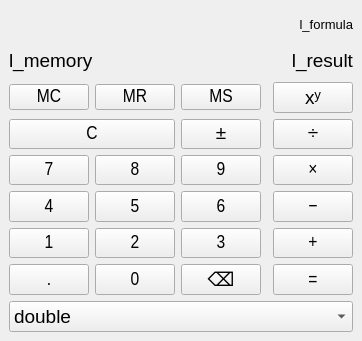
<?xml version="1.0" encoding="UTF-8"?>
<ui version="4.0">
 <class>MainWindow</class>
 <widget class="QMainWindow" name="MainWindow">
  <property name="geometry">
   <rect>
    <x>0</x>
    <y>0</y>
    <width>362</width>
    <height>341</height>
   </rect>
  </property>
  <property name="sizePolicy">
   <sizepolicy hsizetype="Preferred" vsizetype="Preferred">
    <horstretch>0</horstretch>
    <verstretch>0</verstretch>
   </sizepolicy>
  </property>
  <property name="font">
   <font>
    <pointsize>14</pointsize>
   </font>
  </property>
  <property name="windowTitle">
   <string>Калькулятор</string>
  </property>
  <widget class="QWidget" name="centralwidget">
   <layout class="QGridLayout" name="gridLayout" rowstretch="0,0,0,0,0,0,0,0,0,0,0" columnstretch="0,2,2,2,0,3">
    <item row="5" column="5">
     <widget class="QPushButton" name="tb_multiplicate">
      <property name="sizePolicy">
       <sizepolicy hsizetype="Expanding" vsizetype="Preferred">
        <horstretch>0</horstretch>
        <verstretch>0</verstretch>
       </sizepolicy>
      </property>
      <property name="minimumSize">
       <size>
        <width>0</width>
        <height>0</height>
       </size>
      </property>
      <property name="font">
       <font>
        <family>Arial Narrow</family>
        <pointsize>14</pointsize>
       </font>
      </property>
      <property name="text">
       <string>×</string>
      </property>
      <property name="shortcut">
       <string>*</string>
      </property>
     </widget>
    </item>
    <item row="1" column="1" colspan="5">
     <layout class="QHBoxLayout" name="horizontalLayout" stretch="0,1">
      <item>
       <widget class="QLabel" name="l_memory">
        <property name="sizePolicy">
         <sizepolicy hsizetype="Preferred" vsizetype="Preferred">
          <horstretch>0</horstretch>
          <verstretch>0</verstretch>
         </sizepolicy>
        </property>
        <property name="font">
         <font>
          <pointsize>14</pointsize>
         </font>
        </property>
        <property name="text">
         <string>l_memory</string>
        </property>
       </widget>
      </item>
      <item>
       <widget class="QLabel" name="l_result">
        <property name="sizePolicy">
         <sizepolicy hsizetype="Preferred" vsizetype="Preferred">
          <horstretch>0</horstretch>
          <verstretch>0</verstretch>
         </sizepolicy>
        </property>
        <property name="font">
         <font>
          <pointsize>14</pointsize>
         </font>
        </property>
        <property name="text">
         <string>l_result</string>
        </property>
        <property name="alignment">
         <set>Qt::AlignmentFlag::AlignRight|Qt::AlignmentFlag::AlignTrailing|Qt::AlignmentFlag::AlignVCenter</set>
        </property>
       </widget>
      </item>
     </layout>
    </item>
    <item row="4" column="1" colspan="2">
     <widget class="QPushButton" name="tb_reset">
      <property name="sizePolicy">
       <sizepolicy hsizetype="Preferred" vsizetype="Preferred">
        <horstretch>0</horstretch>
        <verstretch>0</verstretch>
       </sizepolicy>
      </property>
      <property name="minimumSize">
       <size>
        <width>0</width>
        <height>0</height>
       </size>
      </property>
      <property name="font">
       <font>
        <family>Arial Narrow</family>
        <pointsize>14</pointsize>
       </font>
      </property>
      <property name="text">
       <string>C</string>
      </property>
      <property name="shortcut">
       <string>Esc</string>
      </property>
     </widget>
    </item>
    <item row="2" column="3">
     <widget class="QPushButton" name="tb_ms">
      <property name="minimumSize">
       <size>
        <width>0</width>
        <height>0</height>
       </size>
      </property>
      <property name="font">
       <font>
        <family>Arial Narrow</family>
        <pointsize>14</pointsize>
       </font>
      </property>
      <property name="text">
       <string>MS</string>
      </property>
     </widget>
    </item>
    <item row="2" column="5">
     <widget class="QPushButton" name="tb_power">
      <property name="text">
       <string>xʸ</string>
      </property>
     </widget>
    </item>
    <item row="6" column="3">
     <widget class="QPushButton" name="tb_six">
      <property name="sizePolicy">
       <sizepolicy hsizetype="Preferred" vsizetype="Preferred">
        <horstretch>0</horstretch>
        <verstretch>0</verstretch>
       </sizepolicy>
      </property>
      <property name="minimumSize">
       <size>
        <width>0</width>
        <height>0</height>
       </size>
      </property>
      <property name="font">
       <font>
        <family>Arial Narrow</family>
        <pointsize>14</pointsize>
       </font>
      </property>
      <property name="text">
       <string>6</string>
      </property>
      <property name="shortcut">
       <string>6</string>
      </property>
     </widget>
    </item>
    <item row="0" column="1" colspan="5">
     <widget class="QLabel" name="l_formula">
      <property name="font">
       <font>
        <pointsize>10</pointsize>
       </font>
      </property>
      <property name="text">
       <string>l_formula</string>
      </property>
      <property name="alignment">
       <set>Qt::AlignmentFlag::AlignRight|Qt::AlignmentFlag::AlignTrailing|Qt::AlignmentFlag::AlignVCenter</set>
      </property>
     </widget>
    </item>
    <item row="6" column="5">
     <widget class="QPushButton" name="tb_substract">
      <property name="sizePolicy">
       <sizepolicy hsizetype="Preferred" vsizetype="Preferred">
        <horstretch>0</horstretch>
        <verstretch>0</verstretch>
       </sizepolicy>
      </property>
      <property name="minimumSize">
       <size>
        <width>0</width>
        <height>0</height>
       </size>
      </property>
      <property name="font">
       <font>
        <family>Arial Narrow</family>
        <pointsize>14</pointsize>
       </font>
      </property>
      <property name="text">
       <string>−</string>
      </property>
      <property name="shortcut">
       <string>-</string>
      </property>
     </widget>
    </item>
    <item row="9" column="5">
     <widget class="QPushButton" name="tb_equal">
      <property name="sizePolicy">
       <sizepolicy hsizetype="Preferred" vsizetype="Preferred">
        <horstretch>0</horstretch>
        <verstretch>0</verstretch>
       </sizepolicy>
      </property>
      <property name="minimumSize">
       <size>
        <width>0</width>
        <height>0</height>
       </size>
      </property>
      <property name="font">
       <font>
        <family>Arial Narrow</family>
        <pointsize>14</pointsize>
       </font>
      </property>
      <property name="text">
       <string>=</string>
      </property>
      <property name="shortcut">
       <string>Enter</string>
      </property>
     </widget>
    </item>
    <item row="8" column="1">
     <widget class="QPushButton" name="tb_one">
      <property name="sizePolicy">
       <sizepolicy hsizetype="Preferred" vsizetype="Preferred">
        <horstretch>0</horstretch>
        <verstretch>0</verstretch>
       </sizepolicy>
      </property>
      <property name="minimumSize">
       <size>
        <width>0</width>
        <height>0</height>
       </size>
      </property>
      <property name="font">
       <font>
        <family>Arial Narrow</family>
        <pointsize>14</pointsize>
       </font>
      </property>
      <property name="text">
       <string>1</string>
      </property>
      <property name="shortcut">
       <string>1</string>
      </property>
     </widget>
    </item>
    <item row="6" column="2">
     <widget class="QPushButton" name="tb_five">
      <property name="sizePolicy">
       <sizepolicy hsizetype="Preferred" vsizetype="Preferred">
        <horstretch>0</horstretch>
        <verstretch>0</verstretch>
       </sizepolicy>
      </property>
      <property name="minimumSize">
       <size>
        <width>0</width>
        <height>0</height>
       </size>
      </property>
      <property name="font">
       <font>
        <family>Arial Narrow</family>
        <pointsize>14</pointsize>
       </font>
      </property>
      <property name="text">
       <string>5</string>
      </property>
      <property name="shortcut">
       <string>5</string>
      </property>
     </widget>
    </item>
    <item row="8" column="5">
     <widget class="QPushButton" name="tb_add">
      <property name="sizePolicy">
       <sizepolicy hsizetype="Preferred" vsizetype="Preferred">
        <horstretch>0</horstretch>
        <verstretch>0</verstretch>
       </sizepolicy>
      </property>
      <property name="minimumSize">
       <size>
        <width>0</width>
        <height>0</height>
       </size>
      </property>
      <property name="font">
       <font>
        <family>Arial Narrow</family>
        <pointsize>14</pointsize>
       </font>
      </property>
      <property name="text">
       <string>+</string>
      </property>
      <property name="shortcut">
       <string>+</string>
      </property>
     </widget>
    </item>
    <item row="5" column="2">
     <widget class="QPushButton" name="tb_eight">
      <property name="sizePolicy">
       <sizepolicy hsizetype="Preferred" vsizetype="Preferred">
        <horstretch>0</horstretch>
        <verstretch>0</verstretch>
       </sizepolicy>
      </property>
      <property name="minimumSize">
       <size>
        <width>0</width>
        <height>0</height>
       </size>
      </property>
      <property name="font">
       <font>
        <family>Arial Narrow</family>
        <pointsize>14</pointsize>
       </font>
      </property>
      <property name="text">
       <string>8</string>
      </property>
      <property name="shortcut">
       <string>8</string>
      </property>
     </widget>
    </item>
    <item row="5" column="1">
     <widget class="QPushButton" name="tb_seven">
      <property name="sizePolicy">
       <sizepolicy hsizetype="Preferred" vsizetype="Preferred">
        <horstretch>0</horstretch>
        <verstretch>0</verstretch>
       </sizepolicy>
      </property>
      <property name="minimumSize">
       <size>
        <width>0</width>
        <height>0</height>
       </size>
      </property>
      <property name="font">
       <font>
        <family>Arial Narrow</family>
        <pointsize>14</pointsize>
       </font>
      </property>
      <property name="text">
       <string>7</string>
      </property>
      <property name="shortcut">
       <string>7</string>
      </property>
     </widget>
    </item>
    <item row="8" column="3">
     <widget class="QPushButton" name="tb_three">
      <property name="sizePolicy">
       <sizepolicy hsizetype="Preferred" vsizetype="Preferred">
        <horstretch>0</horstretch>
        <verstretch>0</verstretch>
       </sizepolicy>
      </property>
      <property name="minimumSize">
       <size>
        <width>0</width>
        <height>0</height>
       </size>
      </property>
      <property name="font">
       <font>
        <family>Arial Narrow</family>
        <pointsize>14</pointsize>
       </font>
      </property>
      <property name="text">
       <string>3</string>
      </property>
      <property name="shortcut">
       <string>3</string>
      </property>
     </widget>
    </item>
    <item row="9" column="2">
     <widget class="QPushButton" name="tb_zero">
      <property name="sizePolicy">
       <sizepolicy hsizetype="Preferred" vsizetype="Preferred">
        <horstretch>0</horstretch>
        <verstretch>0</verstretch>
       </sizepolicy>
      </property>
      <property name="minimumSize">
       <size>
        <width>0</width>
        <height>0</height>
       </size>
      </property>
      <property name="font">
       <font>
        <family>Arial Narrow</family>
        <pointsize>14</pointsize>
       </font>
      </property>
      <property name="text">
       <string>0</string>
      </property>
     </widget>
    </item>
    <item row="4" column="5">
     <widget class="QPushButton" name="tb_divide">
      <property name="sizePolicy">
       <sizepolicy hsizetype="Preferred" vsizetype="Preferred">
        <horstretch>0</horstretch>
        <verstretch>0</verstretch>
       </sizepolicy>
      </property>
      <property name="minimumSize">
       <size>
        <width>0</width>
        <height>0</height>
       </size>
      </property>
      <property name="font">
       <font>
        <family>Arial Narrow</family>
        <pointsize>14</pointsize>
       </font>
      </property>
      <property name="text">
       <string>÷</string>
      </property>
      <property name="shortcut">
       <string>/</string>
      </property>
     </widget>
    </item>
    <item row="6" column="1">
     <widget class="QPushButton" name="tb_four">
      <property name="sizePolicy">
       <sizepolicy hsizetype="Preferred" vsizetype="Preferred">
        <horstretch>0</horstretch>
        <verstretch>0</verstretch>
       </sizepolicy>
      </property>
      <property name="minimumSize">
       <size>
        <width>0</width>
        <height>0</height>
       </size>
      </property>
      <property name="font">
       <font>
        <family>Arial Narrow</family>
        <pointsize>14</pointsize>
       </font>
      </property>
      <property name="text">
       <string>4</string>
      </property>
      <property name="shortcut">
       <string>4</string>
      </property>
     </widget>
    </item>
    <item row="8" column="2">
     <widget class="QPushButton" name="tb_two">
      <property name="sizePolicy">
       <sizepolicy hsizetype="Preferred" vsizetype="Preferred">
        <horstretch>0</horstretch>
        <verstretch>0</verstretch>
       </sizepolicy>
      </property>
      <property name="minimumSize">
       <size>
        <width>0</width>
        <height>0</height>
       </size>
      </property>
      <property name="font">
       <font>
        <family>Arial Narrow</family>
        <pointsize>14</pointsize>
       </font>
      </property>
      <property name="text">
       <string>2</string>
      </property>
      <property name="shortcut">
       <string>2</string>
      </property>
     </widget>
    </item>
    <item row="4" column="3">
     <widget class="QPushButton" name="tb_negate">
      <property name="sizePolicy">
       <sizepolicy hsizetype="Preferred" vsizetype="Preferred">
        <horstretch>0</horstretch>
        <verstretch>0</verstretch>
       </sizepolicy>
      </property>
      <property name="minimumSize">
       <size>
        <width>0</width>
        <height>0</height>
       </size>
      </property>
      <property name="font">
       <font>
        <family>Arial Narrow</family>
        <pointsize>14</pointsize>
       </font>
      </property>
      <property name="text">
       <string>±</string>
      </property>
     </widget>
    </item>
    <item row="9" column="3">
     <widget class="QPushButton" name="tb_backspace">
      <property name="sizePolicy">
       <sizepolicy hsizetype="Preferred" vsizetype="Preferred">
        <horstretch>0</horstretch>
        <verstretch>0</verstretch>
       </sizepolicy>
      </property>
      <property name="text">
       <string>⌫</string>
      </property>
     </widget>
    </item>
    <item row="5" column="3">
     <widget class="QPushButton" name="tb_nine">
      <property name="sizePolicy">
       <sizepolicy hsizetype="Preferred" vsizetype="Preferred">
        <horstretch>0</horstretch>
        <verstretch>0</verstretch>
       </sizepolicy>
      </property>
      <property name="minimumSize">
       <size>
        <width>0</width>
        <height>0</height>
       </size>
      </property>
      <property name="font">
       <font>
        <family>Arial Narrow</family>
        <pointsize>14</pointsize>
       </font>
      </property>
      <property name="text">
       <string>9</string>
      </property>
      <property name="shortcut">
       <string>9</string>
      </property>
     </widget>
    </item>
    <item row="9" column="1">
     <widget class="QPushButton" name="tb_extra">
      <property name="sizePolicy">
       <sizepolicy hsizetype="Preferred" vsizetype="Preferred">
        <horstretch>0</horstretch>
        <verstretch>0</verstretch>
       </sizepolicy>
      </property>
      <property name="minimumSize">
       <size>
        <width>0</width>
        <height>0</height>
       </size>
      </property>
      <property name="font">
       <font>
        <family>Arial Narrow</family>
        <pointsize>14</pointsize>
       </font>
      </property>
      <property name="text">
       <string>.</string>
      </property>
     </widget>
    </item>
    <item row="2" column="2">
     <widget class="QPushButton" name="tb_mr">
      <property name="minimumSize">
       <size>
        <width>0</width>
        <height>0</height>
       </size>
      </property>
      <property name="font">
       <font>
        <family>Arial Narrow</family>
        <pointsize>14</pointsize>
       </font>
      </property>
      <property name="text">
       <string>MR</string>
      </property>
     </widget>
    </item>
    <item row="2" column="1">
     <widget class="QPushButton" name="tb_mc">
      <property name="minimumSize">
       <size>
        <width>0</width>
        <height>0</height>
       </size>
      </property>
      <property name="font">
       <font>
        <family>Arial Narrow</family>
        <pointsize>14</pointsize>
       </font>
      </property>
      <property name="text">
       <string>MC</string>
      </property>
     </widget>
    </item>
    <item row="10" column="1" colspan="5">
     <widget class="QComboBox" name="cmb_controller">
      <item>
       <property name="text">
        <string>double</string>
       </property>
      </item>
      <item>
       <property name="text">
        <string>float</string>
       </property>
      </item>
      <item>
       <property name="text">
        <string>int</string>
       </property>
      </item>
      <item>
       <property name="text">
        <string>int64_t</string>
       </property>
      </item>
      <item>
       <property name="text">
        <string>size_t</string>
       </property>
      </item>
      <item>
       <property name="text">
        <string>uint8_t</string>
       </property>
      </item>
      <item>
       <property name="text">
        <string>Rational</string>
       </property>
      </item>
     </widget>
    </item>
   </layout>
  </widget>
 </widget>
 <resources/>
 <connections/>
</ui>
